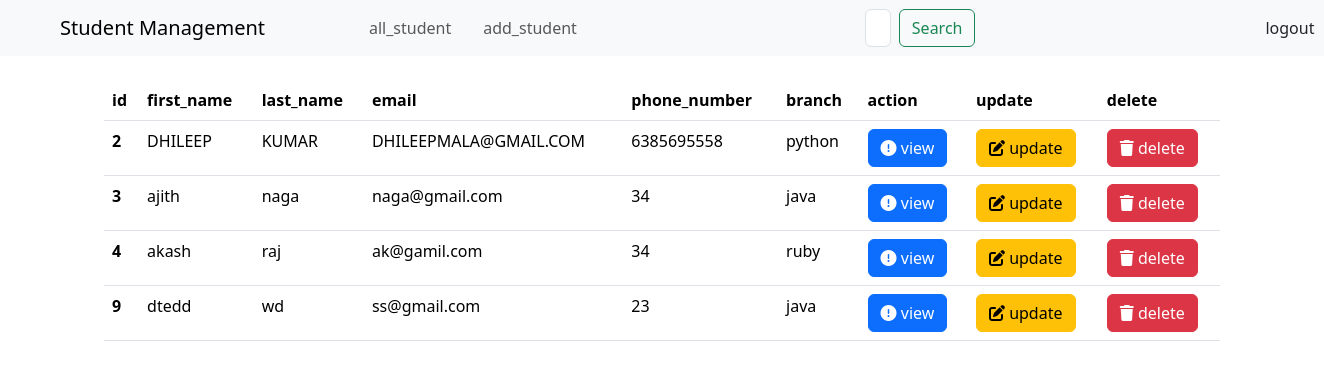
Page /student/manage/ on the committed database.
### student/models.py (models this page shows, shortened)
class studentmodel(models.Model):
    first_name=models.CharField( max_length=50)
    last_name=models.CharField( max_length=50)
    email=models.EmailField(max_length=254)
    phone_number=models.IntegerField(default=0)
    branch=models.CharField(max_length=30,choices= CHOICES)

### student/views.py (the view)
# urls.py: path('manage/',studentmanage),
def studentmanage(request):
    student_data=studentmodel.objects.all()
    return render(request,'student_management.html',{'student_data': student_data})

### frontend/templates/student_management.html (shortened to what this page needs)
{% extends "base.html" %}
{% block content %}
<table class="table table-hover">
    <thead>
        <br>
        <tr>
            <th>id</th>
            <th>first_name</th>
            <th>last_name</th>
            <th>email</th>
            <th>phone_number</th>
            <th>branch</th>
            <th>action</th>
            <th>update</th>
            <th>delete</th>
        </tr>
    </thead>
    <tbody>
        {% for student_datas in student_data %}
        <tr>
            <th>{{student_datas.id}}</th>
            <td>{{student_datas.first_name}}</td>
            <td>{{student_datas.last_name}}</td>
            <td>{{student_datas.email}}</td>
            <td>{{student_datas.phone_number}}</td>
            <td>{{student_datas.branch}}</td>
            <td>
                <button type="button" class="btn btn-primary" data-bs-toggle="modal" data-bs-target="#viewModal{{student_datas.id}}"><i class="fa-solid fa-circle-exclamation"></i> view</button>
        </td>
        <td>
            <a href="{% url "update" student_datas.id %}"><button type="button" class="btn btn-warning"><i class="fa-solid fa-pen-to-square"></i> update</button></a>
        </td>
        <td>
            <button type="button" class="btn btn-danger" data-bs-toggle="modal" data-bs-target="#deleteModal{{student_datas.id}}"><i class="fa-solid fa-trash"></i> delete</button>
        </td>
        </tr>
        {% endfor %}
    </tbody>
</table>
{% endblock %}

### frontend/templates/base.html (shortened to what this page needs)
{% load static %}
<!doctype html>
<html lang="en">
  <head>
    <link href="https://cdn.jsdelivr.net/npm/bootstrap@5.3.3/dist/css/bootstrap.min.css" rel="stylesheet">
    <link rel="stylesheet" href="https://cdnjs.cloudflare.com/ajax/libs/font-awesome/6.6.0/css/all.min.css" />
    <link rel="stylesheet" href="{% static "css/style.css" %}">
  </head>
  <body>
   {% include 'bar.html' %}
  <div class="container">
    {% block content %}
    {% endblock %}
  </div>
  </body>
</html>

### frontend/templates/bar.html (shortened to what this page needs)
<nav class="navbar navbar-expand-lg bg-body-tertiary">
    <div class="container-fluid">
      <a class="navbar-brand mx-5" href="#">Student Management</a>
      <div class="collapse navbar-collapse" id="navbarNav">
        <ul class="navbar-nav">
          <li class="nav-item">
            <a class="nav-link ms-5 me-3" aria-current="page" href="/student/manage/">all_student</a>
          </li>
          <li class="nav-item">
            <a class="nav-link" href="/student/add/">add_student</a>
          </li>
        </ul>
        <form class="d-flex search " role="search">
          <input class="form-control me-2" type="search" placeholder="Search" aria-label="Search">
          <button class="btn btn-outline-success" type="submit">Search</button>
        </form>
          <a class="nav-link out" href="/logout/">logout</a>
      </div>
    </div>
  </nav>

### student/static/css/style.css (style rules this page uses)
.search { margin-left: 280px; }
.out { margin-left:290px; }

### rows in the picture
studentmodel: id "2", first_name "DHILEEP", last_name "KUMAR", email "DHILEEPMALA@GMAIL.COM", phone_number "6385695558", branch "python"
studentmodel: id "3", first_name "ajith", last_name "naga", email "naga@gmail.com", phone_number "34", branch "java"
studentmodel: id "4", first_name "akash", last_name "raj", email "ak@gamil.com", phone_number "34", branch "ruby"
studentmodel: id "9", first_name "dtedd", last_name "wd", email "ss@gmail.com", phone_number "23", branch "java"
